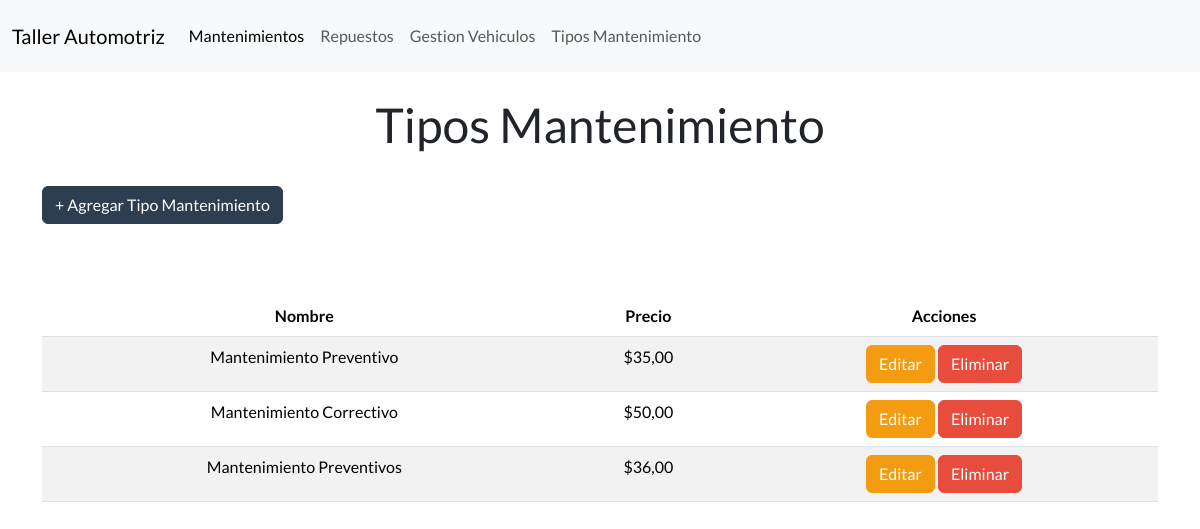
Before: /tipos_mantenimiento/ with the older database file.
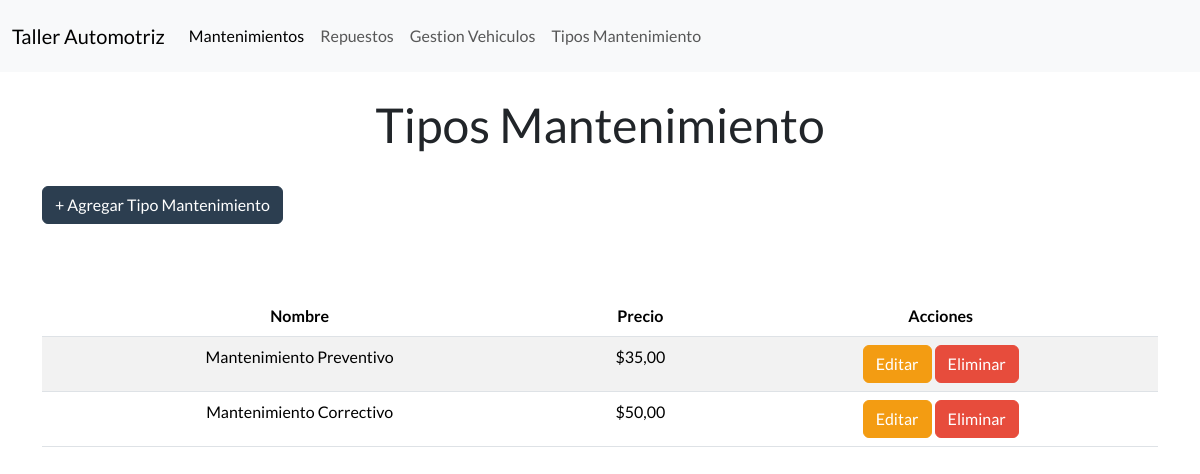
After: the same page with the newer database file.
### Aplicaciones/Taller/models.py (models this page shows, shortened)
class TipoMantenimiento(models.Model):
    id_mantenimiento = models.AutoField(primary_key=True)  # ~ Campo de clave primaria autoincremental
    nombre_mantenimiento = models.CharField(max_length=100, unique=True)  # * Nombre del tipo de mantenimiento sea único
    precio_mantenimiento = models.DecimalField(max_digits=10, decimal_places=2)  # * Precio del mantenimiento

### Aplicaciones/Taller/views.py (the view)
# urls.py: path('tipos_mantenimiento/', views.tipos_mantenimiento, name="tipos_mantenimiento"),  # * Mapea la URL 'tipos_mantenimiento/' a la vista tipos_mantenimiento
def tipos_mantenimiento(request):
    tipos_mantenimiento = TipoMantenimiento.objects.all()  # * Recibe todos los tipos de mantenimiento de la base de datos
    """
     * Render the type of maintenance page.
    """
    return render(request, 'tipos_mantenimiento.html', {'tipos_mantenimiento': tipos_mantenimiento})  # * Renderiza la plantilla 'tipos_mantenimiento.html'

### Aplicaciones/Taller/templates/tipos_mantenimiento.html (shortened to what this page needs)
{% extends 'plantilla.html' %} {% load static %}
{% block content %}
    <div class="container">
        <h1 class="text-center mt-4">Tipos Mantenimiento</h1>
        <button type="button" class="btn btn-primary mt-4 mb-4" data-bs-toggle="modal" data-bs-target="#exampleModal">
            + Agregar Tipo Mantenimiento
        </button>
        <br>
        {% if tipos_mantenimiento %}
        <div class="table-responsive" mt-4>
            {% if tipos_mantenimiento %}
            <table class="table table-striped table-hover text-center mt-5" id="tabla-repuestos">
                <thead>
                    <tr>
                        <th>Nombre</th>
                        <th>Precio</th>
                        <th>Acciones</th>
                    </tr>
                </thead>
                <tbody>
                    {% for tipos in tipos_mantenimiento %}
                    <tr>
                        <td>{{ tipos.nombre_mantenimiento }}</td>
                        <td>${{ tipos.precio_mantenimiento }}</td>
                        <td>
                            <a href="{% url 'editar_tipo_mantenimiento' tipos.id_mantenimiento %}" class="btn btn-warning">Editar</a>
                            <a href="Javascript:void(0)" class="btn btn-danger" onclick="eliminarTipoMantenimiento('{% url 'eliminar_tipo_mantenimiento' tipos.id_mantenimiento %}', 'tipos de mantenimiento')">Eliminar</a>
                        </td>
                    </tr>
                    {% endfor %}
                </tbody>
            </table>
            {% else %}
            <div class="alert alert-info text-center mt-4" role="alert">
                No hay tipos de mantenimiento disponibles en este momento.
            </div>
            {% endif %}
    {% else %}
        <div class="alert alert-warning text-center mt-4" role="alert">
            No se encontraron tipos de mantenimiento.
        </div>
    {% endif %}
{% endblock content %}

Changed rows visible on the page:
removed TipoMantenimiento: nombre_mantenimiento "Mantenimiento Preventivos", precio_mantenimiento "36,00"
